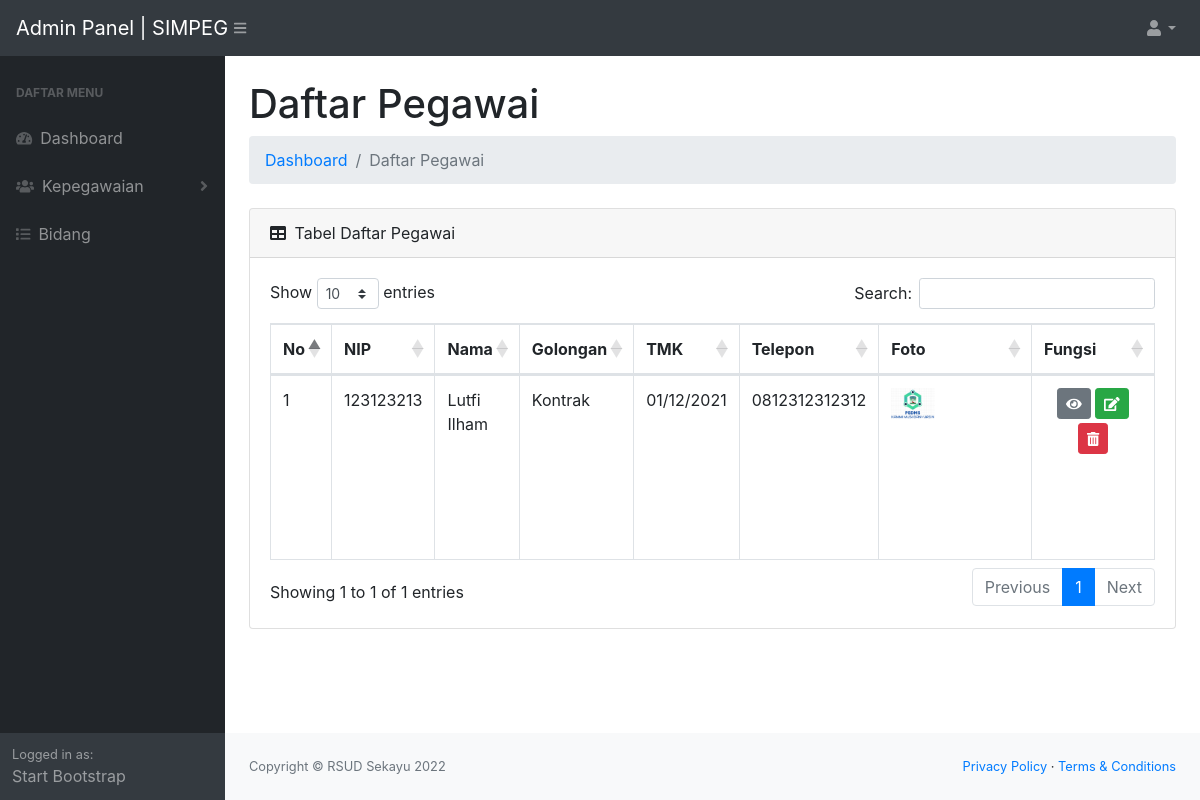
Page /admin/daftar-pegawai.php on the committed database.
### tables this page shows
CREATE TABLE `pegawai` (
  `id_pegawai` int(11) NOT NULL,
  `id_bidang` int(11) NOT NULL,
  `nip` int(11) NOT NULL,
  `nama` varchar(150) NOT NULL,
  `jk` varchar(15) NOT NULL,
  `alamat` text NOT NULL,
  `email` varchar(50) NOT NULL,
  `no_telepon` varchar(25) NOT NULL,
  `golongan` varchar(20) NOT NULL,
  `gaji` varchar(50) NOT NULL,
  `status` varchar(15) NOT NULL,
  `tmk` date NOT NULL COMMENT 'terhitung masa kerja (tmk)',
  `foto` varchar(150) NOT NULL,
  `id_user` int(11) DEFAULT NULL,
  `tanggal` datetime NOT NULL DEFAULT current_timestamp()
);

### admin/config/controller.php (called while the page is built, shortened)
<?php
function query($query)
{
    global $db;
    $result = mysqli_query($db, $query);
    $rows = [];
    while ($row = mysqli_fetch_assoc($result)) {
        $rows[] = $row;
    }
    return $rows;
}

### admin/daftar-pegawai.php (the view, shortened to what this page needs)
<?php
include "layout/header.php";
$pegawai = query("SELECT * FROM pegawai ORDER BY id_pegawai DESC");
?>
<div id="layoutSidenav_content">
    <main>
        <div class="container-fluid">
            <h1 class="mt-4">Daftar Pegawai</h1>
            <ol class="breadcrumb mb-4">
                <li class="breadcrumb-item"><a href="index.php">Dashboard</a></li>
                <li class="breadcrumb-item active">Daftar Pegawai</li>
            </ol>
            <div class="card mb-4">
                <div class="card-header">
                    <i class="fas fa-table mr-1"></i>
                    Tabel Daftar Pegawai
                </div>
                <div class="card-body">
                    <div class="table-responsive">
                        <table class="table table-bordered" id="dataTable" width="100%" cellspacing="0">
                            <thead>
                                <tr>
                                    <th>No</th>
                                    <th>NIP</th>
                                    <th>Nama</th>
                                    <th>Golongan</th>
                                    <th>TMK</th>
                                    <th>Telepon</th>
                                    <th>Foto</th>
                                    <th>Fungsi</th>
                                </tr>
                            </thead>
                            <tbody>
                                <?php $no = 1; ?>
                                <?php foreach ($pegawai as $data) : ?>
                                    <tr>
                                        <td width="1%"><?= $no++; ?></td>
                                        <td><?= $data['nip']; ?></td>
                                        <td><?= $data['nama']; ?></td>
                                        <td><?= $data['golongan']; ?></td>
                                        <td><?= date('d/m/Y', strtotime($data['tmk'])); ?></td>
                                        <td><?= $data['no_telepon']; ?></td>
                                        <td width="20%">
                                           <a href="assets/img/<?= $data['foto']; ?>">
                                                <img src="assets/img/<?= $data['foto']; ?>" alt="foto" width="100%">
                                           </a>
                                        </td>
                                        <td width="15%" class="text-center">
                                            <a href="detail-pegawai.php?id_pegawai=<?= $data['id_pegawai']; ?>" class="btn btn-secondary btn-sm mb-1" title="Detail"><i class="fas fa-eye"></i></a>
                                            <a href="ubah-pegawai.php?id_pegawai=<?= $data['id_pegawai']; ?>" class="btn btn-success btn-sm mb-1" title="Ubah"><i class="fas fa-edit"></i></a>
                                            <a href="" class="btn btn-danger btn-sm mb-1" title="Hapus" data-toggle="modal" data-target="#hapusModal<?= $data['id_pegawai']; ?>"><i class="fas fa-trash-alt"></i></a>
                                        </td>
                                    </tr>
                                <?php endforeach; ?>
                            </tbody>
                        </table>
                    </div>
                </div>
            </div>
        </div>
    </main>
    <?php include "layout/footer.php"; ?>

### rows in the picture
pegawai: nip "123123213", nama "Lutfi Ilham", golongan "Kontrak", tmk "01/12/2021", no_telepon "0812312312312", foto (picture)
